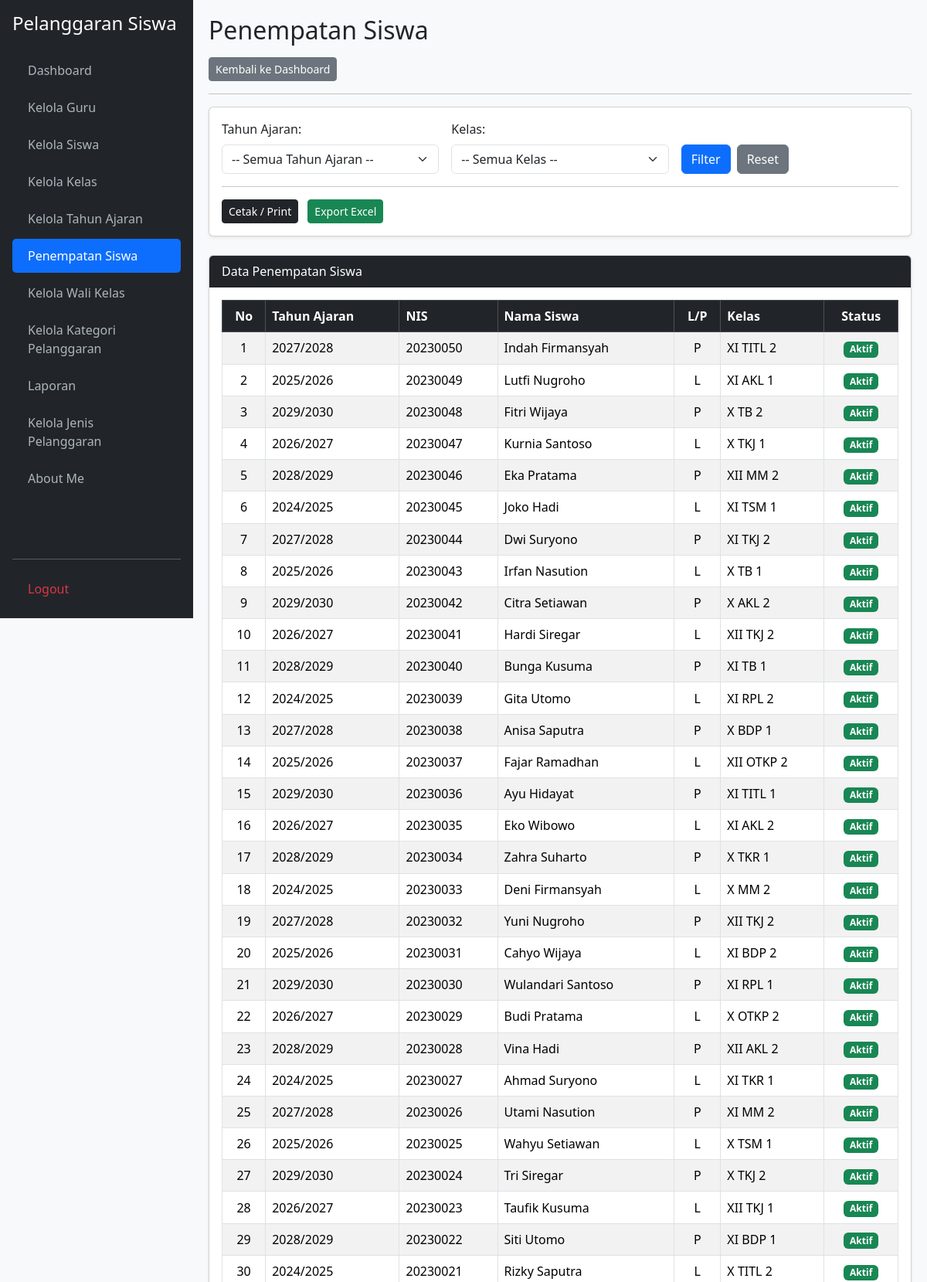
The app's page /penempatan_siswa.php (upper part) with its own data.
### tables this page shows
CREATE TABLE `t_kelas_siswa` (
  `id` int(11) NOT NULL,
  `siswa_id` int(11) NOT NULL,
  `tahun_ajaran_id` int(11) NOT NULL,
  `kelas_id` int(11) NOT NULL,
  `tanggal_mulai` date DEFAULT NULL,
  `tanggal_selesai` date DEFAULT NULL,
  `status_aktif` tinyint(1) DEFAULT 1,
  `created_at` timestamp NULL DEFAULT NULL,
  `updated_at` timestamp NULL DEFAULT NULL
);

CREATE TABLE `t_tahun_ajaran` (
  `id` int(11) NOT NULL,
  `nama` varchar(20) NOT NULL,
  `tanggal_mulai` date DEFAULT NULL,
  `tanggal_selesai` date DEFAULT NULL,
  `status_aktif` tinyint(1) DEFAULT 1,
  `created_at` timestamp NULL DEFAULT NULL,
  `updated_at` timestamp NULL DEFAULT NULL
);

CREATE TABLE `t_siswa` (
  `id` int(11) NOT NULL,
  `nis` varchar(30) NOT NULL,
  `nisn` varchar(20) DEFAULT NULL,
  `nama` varchar(150) NOT NULL,
  `jenis_kelamin` char(1) DEFAULT NULL,
  `tanggal_lahir` date DEFAULT NULL,
  `alamat` text DEFAULT NULL,
  `status_aktif` tinyint(1) DEFAULT 1,
  `created_at` timestamp NULL DEFAULT NULL,
  `updated_at` timestamp NULL DEFAULT NULL
);

CREATE TABLE `t_kelas` (
  `id` int(11) NOT NULL,
  `nama` varchar(100) NOT NULL,
  `tingkat` varchar(20) DEFAULT NULL,
  `jurusan` varchar(100) DEFAULT NULL,
  `status_aktif` tinyint(1) DEFAULT 1,
  `created_at` timestamp NULL DEFAULT NULL,
  `updated_at` timestamp NULL DEFAULT NULL
);

### penempatan_siswa.php (the view, shortened to what this page needs)
<?php
$pdo = new PDO("mysql:host=localhost;dbname=db_ukk_2026;charset=utf8mb4", "root", "", [
    PDO::ATTR_ERRMODE => PDO::ERRMODE_EXCEPTION,
    PDO::ATTR_DEFAULT_FETCH_MODE => PDO::FETCH_ASSOC
]);
$action   = $_GET['action'] ?? '';
$where = []; $params = [];
$sqlWhere = $where ? "WHERE " . implode(" AND ", $where) : "";
$query = "SELECT ks.*, s.nis, s.nama AS nama_siswa, s.jenis_kelamin, k.nama AS nama_kelas, ta.nama AS nama_tahun
          FROM t_kelas_siswa ks
          JOIN t_siswa s ON ks.siswa_id = s.id
          JOIN t_kelas k ON ks.kelas_id = k.id
          JOIN t_tahun_ajaran ta ON ks.tahun_ajaran_id = ta.id
          $sqlWhere ORDER BY ks.id DESC";
$stmt = $pdo->prepare($query);
$stmt->execute($params);
$data = $stmt->fetchAll();
function e($v) { return htmlspecialchars((string)($v ?? ''), ENT_QUOTES, 'UTF-8'); }
?>
<!DOCTYPE html>
<html lang="id">
<head>
    <link href="https://cdn.jsdelivr.net/npm/bootstrap@5.3.3/dist/css/bootstrap.min.css" rel="stylesheet">
    <link href="https://cdn.datatables.net/2.3.4/css/dataTables.bootstrap5.min.css" rel="stylesheet">
</head>
<body <?= $action === 'print' ? 'onload="window.print()"' : '' ?>>
<div class="sidebar d-flex flex-column p-3">
    <h4 class="text-white mb-4">Pelanggaran Siswa</h4>
    <ul class="nav nav-pills flex-column mb-auto">
        <li class="nav-item mb-1"><a href="dashboard.php">Dashboard</a></li>
        <li class="nav-item mb-1"><a href="kelola_guru.php">Kelola Guru</a></li>
        <li class="nav-item mb-1"><a href="kelola_siswa.php">Kelola Siswa</a></li>
        <li class="nav-item mb-1"><a href="kelola_kelas.php">Kelola Kelas</a></li>
        <li class="nav-item mb-1"><a href="kelola_tahun_ajaran.php">Kelola Tahun Ajaran</a></li>
        <li class="nav-item mb-1"><a href="penempatan_siswa.php" class="active">Penempatan Siswa</a></li>
        <li class="nav-item mb-1"><a href="kelola_wali_kelas.php">Kelola Wali Kelas</a></li>
        <li class="nav-item mb-1"><a href="kelola_kategori_pelanggaran.php">Kelola Kategori Pelanggaran</a></li>
        <li class="nav-item mb-1"><a href="laporan.php">Laporan</a></li>
        <li class="nav-item mb-1"><a href="kelola_jenis_pelanggaran.php">Kelola Jenis Pelanggaran</a></li>
        <li class="nav-item mb-1"><a href="about_me.php">About Me</a></li>
    </ul>
    <hr>
    <a href="logout.php" class="text-danger">Logout</a>
</div>
<div class="main-content">
    <h2 class="mb-3">Penempatan Siswa</h2>
    <div class="mb-3 no-print">
        <a href="dashboard.php" class="btn btn-secondary btn-sm">Kembali ke Dashboard</a>
        <hr>
    </div>
    <div class="card shadow-sm mb-4 no-print">
        <div class="card-body">
            <form method="GET" class="row g-3">
                <div class="col-md-4">
                    <label class="form-label">Tahun Ajaran:</label>
                    <select name="tahun_id" class="form-select">
                        <option value="">-- Semua Tahun Ajaran --</option>
                    </select>
                </div>
                <div class="col-md-4">
                    <label class="form-label">Kelas:</label>
                    <select name="kelas_id" class="form-select">
                        <option value="">-- Semua Kelas --</option>
                    </select>
                </div>
                <div class="col-md-4 d-flex align-items-end gap-2">
                    <button type="submit" class="btn btn-primary">Filter</button>
                    <a href="penempatan_siswa.php" class="btn btn-secondary">Reset</a>
                </div>
            </form>
            <hr>
            <a href="penempatan_siswa.php?<?= e(http_build_query(array_merge($_GET, ['action' => 'print']))); ?>" target="_blank" class="btn btn-dark btn-sm">Cetak / Print</a>
            <a href="penempatan_siswa.php?<?= e(http_build_query(array_merge($_GET, ['action' => 'excel']))); ?>" class="btn btn-success btn-sm ms-2">Export Excel</a>
        </div>
    </div>
    <div class="card shadow-sm">
        <div class="card-header bg-dark text-white">Data Penempatan Siswa</div>
        <div class="card-body">
            <div class="table-responsive">
                <table id="tabelPenempatan" class="table table-bordered table-striped table-hover align-middle w-100">
                    <thead class="table-dark">
                        <tr>
                            <th class="text-center">No</th>
                            <th>Tahun Ajaran</th>
                            <th>NIS</th>
                            <th>Nama Siswa</th>
                            <th class="text-center">L/P</th>
                            <th>Kelas</th>
                            <th class="text-center">Status</th>
                        </tr>
                    </thead>
                    <tbody>
                        <?php foreach ($data as $i => $r): ?>
                            <tr>
                                <td class="text-center"><?= $i + 1; ?></td>
                                <td><?= e($r['nama_tahun']); ?></td>
                                <td><?= e($r['nis']); ?></td>
                                <td><?= e($r['nama_siswa']); ?></td>
                                <td class="text-center"><?= e($r['jenis_kelamin']); ?></td>
                                <td><?= e($r['nama_kelas']); ?></td>
                                <td class="text-center">
                                    <?php if (($r['status_aktif'] ?? 0) == 1): ?>
                                        <span class="badge bg-success">Aktif</span>
                                    <?php else: ?>
                                        <span class="badge bg-danger">Non-Aktif</span>
                                    <?php endif; ?>
                                </td>
                            </tr>
                        <?php endforeach; ?>
                    </tbody>
                </table>
            </div>
        </div>
    </div>
</div>
</body>
</html>

### penempatan_siswa.php (style rules this page uses)
body { background-color: #f8f9fa; overflow-x: hidden; }
.sidebar { min-height: 100vh; background-color: #212529; color: #fff; position: fixed; width: 250px; top: 0; left: 0; overflow-y: auto; z-index: 1000; }
.sidebar a { color: #adb5bd; text-decoration: none; display: block; padding: 10px 20px; border-radius: 5px; }
.sidebar a:hover, .sidebar a.active { color: #fff; background-color: #0d6efd; }
.main-content { margin-left: 250px; padding: 20px; }

### records on screen
t_kelas_siswa: tahun_ajaran.nama "2027/2028", siswa.nis "20230050", siswa.nama "Indah Firmansyah", siswa.jenis_kelamin "P", kelas.nama "XI TITL 2", status_aktif "Aktif"
t_kelas_siswa: tahun_ajaran.nama "2025/2026", siswa.nis "20230049", siswa.nama "Lutfi Nugroho", siswa.jenis_kelamin "L", kelas.nama "XI AKL 1", status_aktif "Aktif"
t_kelas_siswa: tahun_ajaran.nama "2029/2030", siswa.nis "20230048", siswa.nama "Fitri Wijaya", siswa.jenis_kelamin "P", kelas.nama "X TB 2", status_aktif "Aktif"
t_kelas_siswa: tahun_ajaran.nama "2026/2027", siswa.nis "20230047", siswa.nama "Kurnia Santoso", siswa.jenis_kelamin "L", kelas.nama "X TKJ 1", status_aktif "Aktif"
t_kelas_siswa: tahun_ajaran.nama "2028/2029", siswa.nis "20230046", siswa.nama "Eka Pratama", siswa.jenis_kelamin "P", kelas.nama "XII MM 2", status_aktif "Aktif"
t_kelas_siswa: tahun_ajaran.nama "2024/2025", siswa.nis "20230045", siswa.nama "Joko Hadi", siswa.jenis_kelamin "L", kelas.nama "XI TSM 1", status_aktif "Aktif"
t_kelas_siswa: tahun_ajaran.nama "2027/2028", siswa.nis "20230044", siswa.nama "Dwi Suryono", siswa.jenis_kelamin "P", kelas.nama "XI TKJ 2", status_aktif "Aktif"
t_kelas_siswa: tahun_ajaran.nama "2025/2026", siswa.nis "20230043", siswa.nama "Irfan Nasution", siswa.jenis_kelamin "L", kelas.nama "X TB 1", status_aktif "Aktif"
t_kelas_siswa: tahun_ajaran.nama "2029/2030", siswa.nis "20230042", siswa.nama "Citra Setiawan", siswa.jenis_kelamin "P", kelas.nama "X AKL 2", status_aktif "Aktif"
t_kelas_siswa: tahun_ajaran.nama "2026/2027", siswa.nis "20230041", siswa.nama "Hardi Siregar", siswa.jenis_kelamin "L", kelas.nama "XII TKJ 2", status_aktif "Aktif"
t_kelas_siswa: tahun_ajaran.nama "2028/2029", siswa.nis "20230040", siswa.nama "Bunga Kusuma", siswa.jenis_kelamin "P", kelas.nama "XI TB 1", status_aktif "Aktif"
t_kelas_siswa: tahun_ajaran.nama "2024/2025", siswa.nis "20230039", siswa.nama "Gita Utomo", siswa.jenis_kelamin "L", kelas.nama "XI RPL 2", status_aktif "Aktif"
t_kelas_siswa: tahun_ajaran.nama "2027/2028", siswa.nis "20230038", siswa.nama "Anisa Saputra", siswa.jenis_kelamin "P", kelas.nama "X BDP 1", status_aktif "Aktif"
t_kelas_siswa: tahun_ajaran.nama "2025/2026", siswa.nis "20230037", siswa.nama "Fajar Ramadhan", siswa.jenis_kelamin "L", kelas.nama "XII OTKP 2", status_aktif "Aktif"
t_kelas_siswa: tahun_ajaran.nama "2029/2030", siswa.nis "20230036", siswa.nama "Ayu Hidayat", siswa.jenis_kelamin "P", kelas.nama "XI TITL 1", status_aktif "Aktif"
t_kelas_siswa: tahun_ajaran.nama "2026/2027", siswa.nis "20230035", siswa.nama "Eko Wibowo", siswa.jenis_kelamin "L", kelas.nama "XI AKL 2", status_aktif "Aktif"
t_kelas_siswa: tahun_ajaran.nama "2028/2029", siswa.nis "20230034", siswa.nama "Zahra Suharto", siswa.jenis_kelamin "P", kelas.nama "X TKR 1", status_aktif "Aktif"
t_kelas_siswa: tahun_ajaran.nama "2024/2025", siswa.nis "20230033", siswa.nama "Deni Firmansyah", siswa.jenis_kelamin "L", kelas.nama "X MM 2", status_aktif "Aktif"
t_kelas_siswa: tahun_ajaran.nama "2027/2028", siswa.nis "20230032", siswa.nama "Yuni Nugroho", siswa.jenis_kelamin "P", kelas.nama "XII TKJ 2", status_aktif "Aktif"
t_kelas_siswa: tahun_ajaran.nama "2025/2026", siswa.nis "20230031", siswa.nama "Cahyo Wijaya", siswa.jenis_kelamin "L", kelas.nama "XI BDP 2", status_aktif "Aktif"
t_kelas_siswa: tahun_ajaran.nama "2029/2030", siswa.nis "20230030", siswa.nama "Wulandari Santoso", siswa.jenis_kelamin "P", kelas.nama "XI RPL 1", status_aktif "Aktif"
t_kelas_siswa: tahun_ajaran.nama "2026/2027", siswa.nis "20230029", siswa.nama "Budi Pratama", siswa.jenis_kelamin "L", kelas.nama "X OTKP 2", status_aktif "Aktif"
t_kelas_siswa: tahun_ajaran.nama "2028/2029", siswa.nis "20230028", siswa.nama "Vina Hadi", siswa.jenis_kelamin "P", kelas.nama "XII AKL 2", status_aktif "Aktif"
t_kelas_siswa: tahun_ajaran.nama "2024/2025", siswa.nis "20230027", siswa.nama "Ahmad Suryono", siswa.jenis_kelamin "L", kelas.nama "XI TKR 1", status_aktif "Aktif"
t_kelas_siswa: tahun_ajaran.nama "2027/2028", siswa.nis "20230026", siswa.nama "Utami Nasution", siswa.jenis_kelamin "P", kelas.nama "XI MM 2", status_aktif "Aktif"
t_kelas_siswa: tahun_ajaran.nama "2025/2026", siswa.nis "20230025", siswa.nama "Wahyu Setiawan", siswa.jenis_kelamin "L", kelas.nama "X TSM 1", status_aktif "Aktif"
t_kelas_siswa: tahun_ajaran.nama "2029/2030", siswa.nis "20230024", siswa.nama "Tri Siregar", siswa.jenis_kelamin "P", kelas.nama "X TKJ 2", status_aktif "Aktif"
t_kelas_siswa: tahun_ajaran.nama "2026/2027", siswa.nis "20230023", siswa.nama "Taufik Kusuma", siswa.jenis_kelamin "L", kelas.nama "XII TKJ 1", status_aktif "Aktif"
t_kelas_siswa: tahun_ajaran.nama "2028/2029", siswa.nis "20230022", siswa.nama "Siti Utomo", siswa.jenis_kelamin "P", kelas.nama "XI BDP 1", status_aktif "Aktif"
t_kelas_siswa: tahun_ajaran.nama "2024/2025", siswa.nis "20230021", siswa.nama "Rizky Saputra", siswa.jenis_kelamin "L", kelas.nama "X TITL 2", status_aktif "Aktif"
